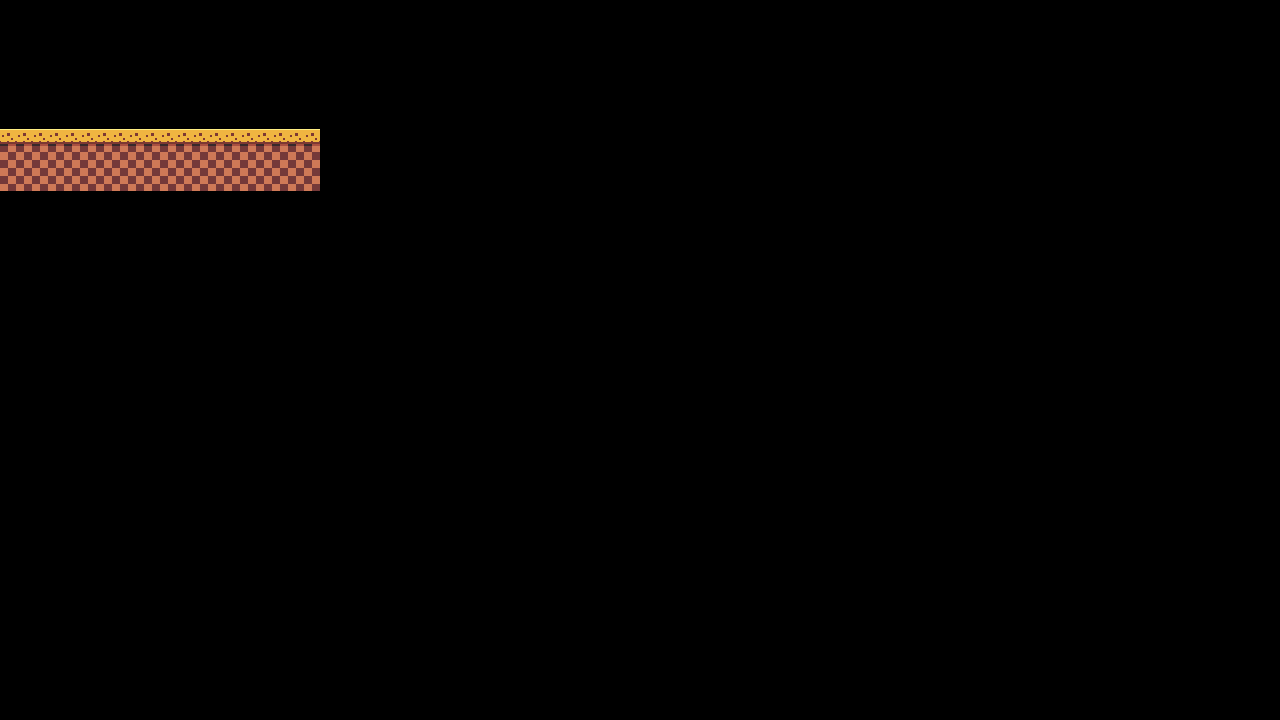

This game map was drawn from its Tiled (.tmx) file and the tilesets committed beside it. A one-line description and the trimmed map source follow:
An orthogonal 80x45 tile map with 16x16 px tiles, 2 tile layers (ground, flowers), 2 tilesets and 17 objects.

<map version="1.8" tiledversion="1.8.4" orientation="orthogonal" renderorder="right-down" width="80" height="45" tilewidth="16" tileheight="16" infinite="0" nextlayerid="36" nextobjectid="26">
 <editorsettings>
  <export target="LevelBossTwo.csv" format="csv" />
 </editorsettings>
 <tileset firstgid="1" source="../snow_tiles.tsx" />
 <tileset firstgid="113" source="../desert_tiles.tsx" />
 <layer id="1" name="ground" width="80" height="45">
  <data>[3600 cells, 80 non-empty, 4 distinct tile ids]</data>
 </layer>
 <layer id="2" name="flowers" width="80" height="45">
  <data>[3600 cells, 0 non-empty, 0 distinct tile ids]</data>
 </layer>
 <objectgroup id="3" name="pit" />
 <objectgroup id="4" name="bushes" />
 <objectgroup id="5" name="cactus">
  <object id="15" x="16" y="96" width="16" height="32" />
  <object id="18" x="240" y="96" width="16" height="32" />
 </objectgroup>
 <objectgroup id="6" name="door" />
 <objectgroup id="7" name="ladders" />
 <objectgroup id="8" name="generators" />
 <objectgroup id="9" name="wrenches" />
 <objectgroup id="10" name="bgHills" />
 <objectgroup id="11" name="trampolines">
  <object id="22" x="192" y="112" width="16" height="16" />
  <object id="25" x="96" y="112" width="16" height="16" />
 </objectgroup>
 <objectgroup id="12" name="boxes" />
 <objectgroup id="13" name="coloredBlocks" />
 <objectgroup id="14" name="diamonds" />
 <objectgroup id="15" name="mud" />
 <objectgroup id="16" name="hearts" />
 <objectgroup id="17" name="apples" />
 <objectgroup id="18" name="shields" />
 <objectgroup id="19" name="player">
  <object id="14" x="64" y="112" width="16" height="16" />
 </objectgroup>
 <objectgroup id="20" name="mushrooms">
  <object id="11" x="176" y="112" width="16" height="16" />
  <object id="12" x="272" y="112" width="16" height="16" />
 </objectgroup>
 <objectgroup id="21" name="spiders">
  <object id="13" x="304" y="112" width="16" height="16" />
 </objectgroup>
 <objectgroup id="22" name="bullets" />
 <objectgroup id="23" name="trees" />
 <objectgroup id="24" name="spikes" />
 <objectgroup id="25" name="coins" />
 <objectgroup id="35" name="silvercoins" />
 <objectgroup id="33" name="keys" />
 <objectgroup id="26" name="ghosts">
  <object id="2" x="160" y="112" width="16" height="16" />
  <object id="4" x="224" y="112" width="16" height="16" />
  <object id="6" x="288" y="112" width="16" height="16" />
 </objectgroup>
 <objectgroup id="27" name="bats">
  <object id="9" x="208" y="112" width="16" height="16" />
  <object id="10" x="256" y="112" width="16" height="16" />
 </objectgroup>
 <objectgroup id="28" name="camera" />
 <objectgroup id="29" name="bullet_stations">
  <object id="1" x="0" y="112" width="16" height="16" />
 </objectgroup>
 <objectgroup id="30" name="portals" />
 <objectgroup id="31" name="portalsLabeled" />
 <objectgroup id="32" name="speed">
  <object id="19" x="0" y="0" width="320" height="64" />
  <object id="23" x="0" y="0" width="320" height="64">
   <text fontfamily="Pixel Arial 11" pixelsize="8" wrap="1" bold="1">HEY ZIBBIE. THE ARGERECHER HAS TOLD ME ABOUT YOU. WELL IF YOU WANT TO GET PASS, YOULL HAVE TO DEFEAT ME, AND THERES NO WAY YOU CAN JUMP ON MY HEAD 10 TIMES MUAHAHAHA</text>
  </object>
 </objectgroup>
 <objectgroup id="34" name="boss">
  <object id="20" x="272" y="80" width="32" height="32" />
 </objectgroup>
</map>
